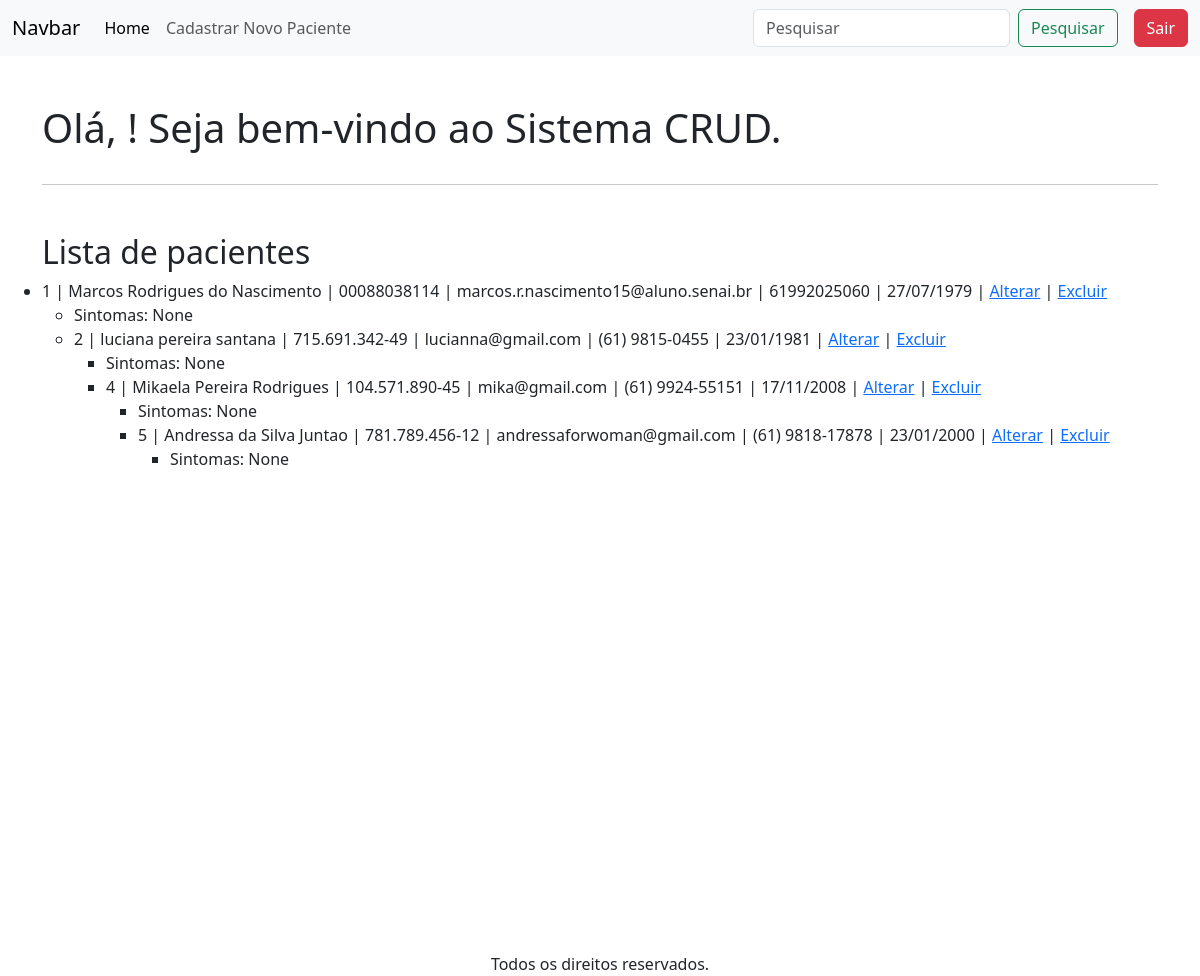
The app's page / (signed in) with its own data.
### apps/crud/models.py (models this page shows, shortened)
class Paciente(models.Model):
    codigo_paciente = models.AutoField(primary_key=True)
    nome = models.CharField(null=True, max_length=100)
    cpf = models.CharField(unique=True, max_length=14, null=False, blank=False)
    email = models.EmailField(unique=True, null=False, blank=False)
    telefone = models.CharField(max_length=15, null=False, blank=False)
    data_nascimento = models.DateField(null=False, blank=False)
    sintomas = models.TextField(null=True, blank=True)

### apps/crud/views.py (the view)
# urls.py: path('', views.index, name='index'),
@login_required
def index(request):
    pacientes = Paciente.objects.all()
    return render(request, "index.html", {"pacientes": pacientes})

### apps/crud/templates/index.html (shortened to what this page needs)
{% extends 'base-crud.html' %}
{% block content %}
<div class="row mt-5">
    <h1>Olá, {{ user.first_name }}! Seja bem-vindo ao Sistema CRUD.</h1>
</div>
<hr class="my-4">
<div class="row mt-5">
    <h2>Lista de pacientes</h2>
    <ul>
        {% for paciente in pacientes %}
            <li>
                {{ paciente.codigo_paciente}} |
                {{ paciente.nome }} |
                {{ paciente.cpf }} |
                {{ paciente.email }} |
                {{ paciente.telefone }} |
                {{ paciente.data_nascimento | date:"d/m/Y" }} |
                <a href="">Alterar</a> |
                <a href="{% url 'excluir_paciente' paciente.codigo_paciente %}">Excluir</a>
                <ul>
                    <li>
                        Sintomas: {{ paciente.sintomas }}
                    </li>
            </li>
        {% empty %}
            <li>Nenhum paciente cadastrado.</li>
        {% endfor %}
    </ul>
</div>
{% endblock %}

### apps/crud/templates/base-crud.html (shortened to what this page needs)
<!doctype html>
<html lang="pt-br">
  <head>
    <link href="https://cdn.jsdelivr.net/npm/bootstrap@5.3.8/dist/css/bootstrap.min.css" rel="stylesheet">
  </head>
  <body>
    {% include 'includes/header.html' %}
    <main class="container vh-100">
        {% block content %} {% endblock %}
    </main>
    {% include 'includes/footer.html' %}
  </body>
</html>

### apps/crud/templates/includes/header.html (shortened to what this page needs)
<header>
    <nav class="navbar navbar-expand-lg bg-body-tertiary">
        <div class="container-fluid">
            <a class="navbar-brand" href="#">Navbar</a>
            <div class="collapse navbar-collapse" id="navbarSupportedContent">
                <ul class="navbar-nav me-auto mb-2 mb-lg-0">
                    <li class="nav-item">
                        <a class="nav-link active" aria-current="page" href="/">Home</a>
                    </li>
                    <li class="nav-item">
                        <a class="nav-link" href="novo-paciente/">Cadastrar Novo Paciente</a>
                    </li>
                </ul>
                <form action="{% url 'buscar_paciente' %}" method="GET" class="d-flex" role="search">
                    <input class="form-control me-2" type="search" name="buscar" placeholder="Pesquisar" aria-label="Search" />
                    <button class="btn btn-outline-success" type="submit">Pesquisar</button>
                </form>
                <a href="logout/" class="btn btn-danger ms-3">
                    Sair
                </a>
            </div>
        </div>
    </nav>
</header>

### apps/crud/templates/includes/footer.html
<footer class="container d-flex justify-content-center mt-5">
    Todos os direitos reservados.
</footer>

### records on screen
Paciente: codigo_paciente "1", nome "Marcos Rodrigues do Nascimento", cpf "00088038114", email "marcos.r.nascimento15@aluno.senai.br", telefone "61992025060", data_nascimento "27/07/1979", sintomas "None"
Paciente: codigo_paciente "2", nome "luciana pereira santana", cpf "715.691.342-49", email "lucianna@gmail.com", telefone "(61) 9815-0455", data_nascimento "23/01/1981", sintomas "None"
Paciente: codigo_paciente "4", nome "Mikaela Pereira Rodrigues", cpf "104.571.890-45", email "mika@gmail.com", telefone "(61) 9924-55151", data_nascimento "17/11/2008", sintomas "None"
Paciente: codigo_paciente "5", nome "Andressa da Silva Juntao", cpf "781.789.456-12", email "andressaforwoman@gmail.com", telefone "(61) 9818-17878", data_nascimento "23/01/2000", sintomas "None"
